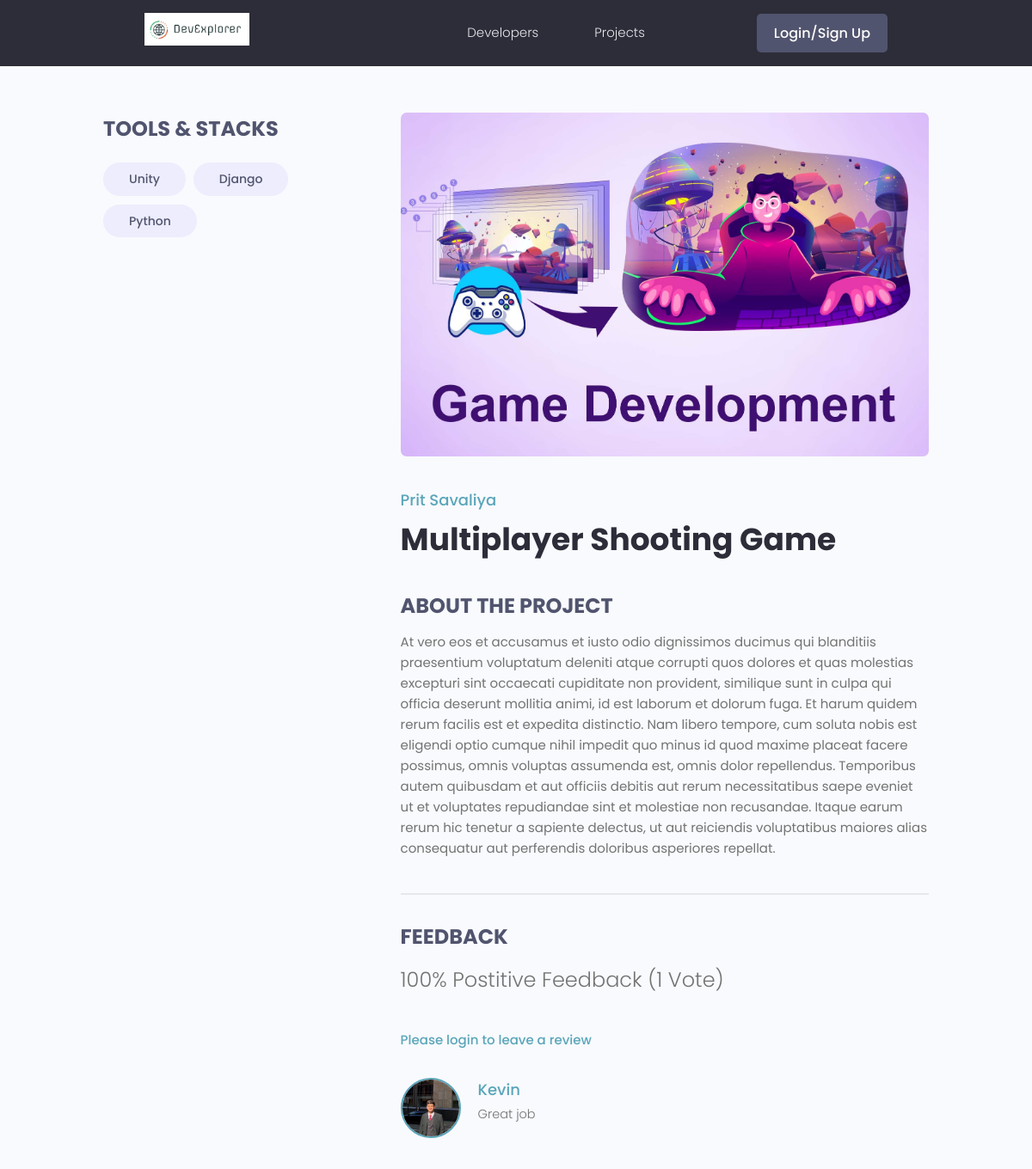
The app's page /projects/project/547c503f-f9e0-4bd2-8ae6-8e1a3d11d9c0/ with its own data.
### projects/models.py (models this page shows, shortened)
class Tag(models.Model):
    name = models.CharField(max_length=200)
    created = models.DateTimeField(auto_now_add=True)
    id = models.UUIDField(default=uuid.uuid4, unique=True,
                          primary_key=True, editable=False)
    def __str__(self):
        return self.name

class Project(models.Model):
    owner = models.ForeignKey(
        Profile, null=True, blank=True, on_delete=models.SET_NULL)
    title = models.CharField(max_length=200)
    description = models.TextField(null=True, blank=True)
    featured_image = models.ImageField(
        null=True, blank=True, default='default.jpg')
    demo_link = models.CharField(max_length=2000, null=True, blank=True)
    source_link = models.CharField(max_length=2000, null=True, blank=True)
    tags = models.ManyToManyField('Tag', blank=True)
    vote_total = models.IntegerField(default=0, null=True, blank=True)
    vote_ratio = models.IntegerField(default=0, null=True, blank=True)
    created = models.DateTimeField(auto_now_add=True)
    id = models.UUIDField(default=uuid.uuid4, unique=True,
                          primary_key=True, editable=False)
    class Meta:
        ordering = ['-vote_ratio', '-vote_total', 'title']
    @property
    def reviewers(self):
        queryset = self.review_set.all().values_list('owner__id', flat=True)
        return queryset

class Review(models.Model):
    VOTE_TYPE = (
        ('up', 'Up Vote'),
        ('down', 'Down Vote')
    )
    owner = models.ForeignKey(Profile, on_delete=models.CASCADE, null=True)
    project = models.ForeignKey(Project, on_delete=models.CASCADE)
    body = models.TextField(null=True, blank=True)
    value = models.CharField(max_length=200, choices=VOTE_TYPE)
    created = models.DateTimeField(auto_now_add=True)
    id = models.UUIDField(default=uuid.uuid4, unique=True,
                          primary_key=True, editable=False)
    class Meta:
        unique_together = [['owner', 'project']]

### users/models.py (models this page shows, shortened)
class Profile(models.Model):
    user = models.OneToOneField(
        User, on_delete=models.CASCADE, null=True, blank=True)
    name = models.CharField(max_length=200, blank=True, null=True)
    email = models.EmailField(max_length=500, blank=True, null=True)
    username = models.CharField(max_length=200, blank=True, null=True)
    location = models.CharField(max_length=200, blank=True, null=True)
    short_intro = models.CharField(max_length=200, blank=True, null=True)
    bio = models.TextField(blank=True, null=True)
    profile_image = models.ImageField(
        blank=True, null=True, upload_to='profiles/', default='profiles/user-default.png')
    social_github = models.CharField(max_length=200, blank=True, null=True)
    social_twitter = models.CharField(max_length=200, blank=True, null=True)
    social_linkedin = models.CharField(max_length=200, blank=True, null=True)
    social_youtube = models.CharField(max_length=200, blank=True, null=True)
    social_website = models.CharField(max_length=200, blank=True, null=True)
    created = models.DateTimeField(auto_now_add=True)
    id = models.UUIDField(default=uuid.uuid4, unique=True,
                          primary_key=True, editable=False)
    class Meta:
        ordering=['created']

### projects/views.py (the view, shortened to what this page needs)
# urls.py: path("project/<str:pk>/", views.project, name="project"),
def project(request, pk):
    projectObj = Project.objects.get(id=pk)
    form = ReviewForm()
    return render(request, 'projects/single-project.html', {'project': projectObj, 'form': form})

### projects/templates/projects/single-project.html (shortened to what this page needs)
{% extends 'main.html' %} {% block content %}
<br />
<main class="singleProject my-md">
  <div class="container">
    <div class="layout">
      <div class="column column--1of3">
        <h3 class="singleProject__subtitle">Tools & Stacks</h3>
        <div class="singleProject__toolStack">
          {% for tag in project.tags.all %}
          <span class="tag tag--pill tag--sub tag--lg">
            <small>{{tag}}</small>
          </span>
          {% endfor %}
        </div>
      </div>
      <div class="column column--2of3">
        <img class="singleProject__preview" src="{{ project.featured_image.url }}" alt="portfolio thumbnail" />
        <a href="profile.html" class="singleProject__developer">{{project.owner.name}}</a>
        <h2 class="singleProject__title">{{project.title}}</h2>
        <h3 class="singleProject__subtitle">About the Project</h3>
        <div class="singleProject__info">{{project.description}}</div>
        <div class="comments">
          <h3 class="singleProject__subtitle">Feedback</h3>
          <h5 class="project--rating">
            {{project.vote_ratio}}% Postitive Feedback ({{project.vote_total}}
            Vote{{project.vote_total|pluralize:"s"}})
          </h5>
          {% if request.user.profile.id in project.reviewers %}
          <p>You have already submitted your review for this project</p>
          {% elif request.user.profile == project.owner %}
          <p>You cannot review your own work</p>
          {% else %}
          <a href="{% url 'login' %}?next={{request.path}}">Please login to leave a review</a>
          {% endif %}
          <div class="commentList">
            {% for review in project.review_set.all %}
            {% if review.body %}
            <div class="comment">
              <a href="{% url 'user-profile' review.owner.id %}">
                <img class="avatar avatar--md" src="{{review.owner.profile_image.url}}" alt="user" />
              </a>
              <div class="comment__details">
                <a href="{% url 'user-profile' review.owner.id %}" class="comment__author">{{review.owner.name}}</a>
                <p class="comment__info">
                  {{review.body|linebreaksbr}}
                </p>
              </div>
            </div>
            {% endif %}
            {% endfor %}
          </div>
        </div>
      </div>
    </div>
  </div>
</main>
{% endblock content%}

### static/styles/app.css (style rules this page uses)
:root { --color-sub: #2d2d39; }
img { width: 100%; }
.singleProject .column--1of3 { order: 2; }
@media screen and (min-width: 1081px) { .singleProject .column--1of3 { order: 1; } }
@media screen and (min-width: 1081px) { .singleProject .column--2of3 { order: 2; } }
.singleProject__toolStack { margin-top: 2rem; margin-bottom: 4rem; }
.singleProject__preview { height: 50vh; object-fit: cover; object-position: top center; margin-bottom: 3rem; border-radius: 0.7rem; }
.singleProject__developer { font-size: 1.8rem; font-weight: 500; }
.singleProject__title { font-size: 3.6rem; font-weight: 700; color: var(--color-sub); margin-bottom: 3rem; }
.project--rating { margin-bottom: 1.6em; margin-top: .5em; }
.singleProject__subtitle { text-transform: uppercase; font-size: 2.4rem; font-weight: 700; color: var(--color-sub-light); margin-bottom: 1rem; }
.comments { margin-top: 4rem; padding-top: 3rem; border-top: 2px solid var(--color-light); }
.commentList { margin: 3rem 0; }
.comment { display: flex; gap: 2rem; }
.comment__author { font-size: 1.8rem; }
.comment__info { font-size: 1.45rem; }

### static/uikit/styles/modules/_variables.css (style rules this page uses)
:root { --color-main: #5aa5b9; --color-main-light: #e6faff; --color-sub: #3f4156; --color-sub-light: #51546e; --color-sub-lighter: #ededfd; --color-text: #737373; --color-gray: #8b8b8b; --color-light: #e5e7eb; --color-light-gray: #767676; --color-bg: #f8fafd; --color-white: #fffefd; --color-white-light: #f3f3f3; --color-success: #359e64; --color-success-bg: #def8e8; --color-error: #fc4b0b; --color-error-bg: #fff2ee; --font-base: 'Poppins', arial, helvetica, 'Segoe UI', roboto, ubuntu, sans-serif; --font-monospace: 'Fira Code', 'Courier New', courier, monospace; --font-regular: 300; --font-medium: 500; --font-bold: 700; --generic-shadow: 1px 1px 5px #00000010; --generic-transition: all 0.3s ease-in-out; }

### static/uikit/styles/modules/_base.css (style rules this page uses)
* { margin: 0; padding: 0; box-sizing: border-box; text-rendering: optimizeLegibility; color: inherit; font-size: inherit; }
html { font-size: 50%; }
@media only screen and (min-width: 480px) { html { font-size: 56.25%; } }
@media only screen and (min-width: 1200px) { html { font-size: 62.5%; } }
body { line-height: 1.6; font-weight: 400; font-size: 1.5rem; color: var(--color-text); background-color: var(--color-bg); min-height: 100vh; }

### static/uikit/styles/modules/_typography.css (style rules this page uses)
* { font-family: var(--font-base); }
h2 { font-size: 3.6rem; font-weight: var(--font-bold); }
h3 { font-size: 3.2rem; font-weight: var(--font-medium); }
h5 { font-size: 2.4rem; font-weight: var(--font-medium); }
h5, h6 { font-weight: var(--font-regular); }
p, span, strong { font-size: 1.6rem; color: var(--color-text); font-weight: var(--font-regular); }
a { padding-bottom: 2px; text-decoration: none; display: inline-block; color: var(--color-main); font-weight: var(--font-medium); }

### static/uikit/styles/modules/_utilities.css (style rules this page uses)
.container { width: 92%; max-width: 165rem; margin: 0 auto; box-sizing: border-box; }
@media screen and (min-width: 1000px) { .container { width: 90%; } }
@media screen and (min-width: 1200px) { .container { width: 80%; } }
.my-md { margin: 3rem auto; }

### static/uikit/styles/modules/_avatar.css (style rules this page uses)
.avatar { border-radius: 50%; border: 2px solid var(--color-main); object-fit: cover; }
.avatar--md { height: 7rem; width: 7rem; }

### static/uikit/styles/modules/_tag.css (style rules this page uses)
.tag { display: inline-flex; align-items: center; background-color: var(--color-sub); height: -webkit-fit-content; height: -moz-fit-content; height: fit-content; width: -webkit-fit-content; width: -moz-fit-content; width: fit-content; border-radius: 0.5rem; padding: 0.5rem 1.5rem; font-size: 1.2rem; cursor: pointer; }
.tag:not(:last-child) { margin-right: 0.25rem; margin-bottom: 0.75rem; }
.tag > small { color: var(--color-white); }
.tag--pill { border-radius: 5rem; }
.tag--sub, .tag--sub > small { background: var(--color-sub-lighter); color: var(--color-sub-light); font-weight: 500; }
.tag--lg { padding: 0.8rem 3rem; font-size: 1.4rem; }
.tag--lg:not(:last-child) { margin-right: 0.5rem; margin-bottom: 1rem; }

### static/uikit/styles/modules/_layout.css (style rules this page uses)
.layout { display: flex; flex-flow: row wrap; justify-content: space-between; }
.layout > .column { margin-bottom: 3rem; }
.layout > .column.column--1of3 { flex-basis: 30%; }
.layout > .column.column--2of3 { flex-basis: 64%; }

### records on screen
Tag: name "Unity"
Tag: name "Django"
Tag: name "Python"
Project: featured_image (picture), owner.name "Prit Savaliya", title "Multiplayer Shooting Game", description "At vero eos et accusamus et iusto odio dignissimos ducimus qui blanditiis praesentium voluptatum deleniti atque corrupti quos dolores et quas molestias excepturi sint occaecati cupiditate non provident, similique sunt in culpa qui officia deserunt mollitia animi, id est laborum et dolorum fuga. Et harum quidem rerum facilis est et expedita distinctio. Nam libero tempore, cum soluta nobis est eligendi optio cumque nihil impedit quo minus id quod maxime placeat facere possimus, omnis voluptas assumenda est, omnis dolor repellendus. Temporibus autem quibusdam et aut officiis debitis aut rerum necessitatibus saepe eveniet ut et voluptates repudiandae sint et molestiae non recusandae. Itaque…", vote_ratio "100", vote_total "1"
Review: owner.profile_image (picture), owner.name "Kevin", body "Great job"
